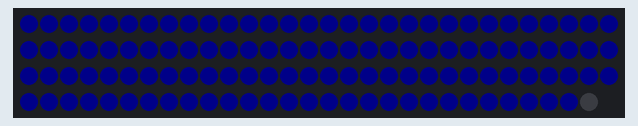
A program run on a simulated MicroPython board. Parts: 119 RGB LEDs in strip order, left to right, continuing on the next row. Dim RGB values are drawn brighter than linear.

Above: at 0.1 s.

The program:

02-blink-blue.py
```python
from neopixel import NeoPixel
from utime import sleep
import config

# read parameters from hardware configuration file
NEOPIXEL_PIN = config.NEOPIXEL_PIN
NUMBER_PIXELS = config.NUMBER_PIXELS

strip = NeoPixel(machine.Pin(NEOPIXEL_PIN), NUMBER_PIXELS)

# Create a variable to store the delay
delay = 1
while True:

    # turn all pixels on blue
    for i in range(0, NUMBER_PIXELS - 1):
        # turn index red pixel on for a short delay
        strip[i] = (0,0,10)
    strip.write()
    sleep(delay)

    # turn all pixels off
    for i in range(0, NUMBER_PIXELS - 1):
        # turn index red pixel on for a short delay
        strip[i] = (0,0,0)
    strip.write()
    sleep(delay)
    
```

config.py
```python
from neopixel import NeoPixel
from utime import sleep

NEOPIXEL_PIN = 0
NUMBER_PIXELS = 119
```
